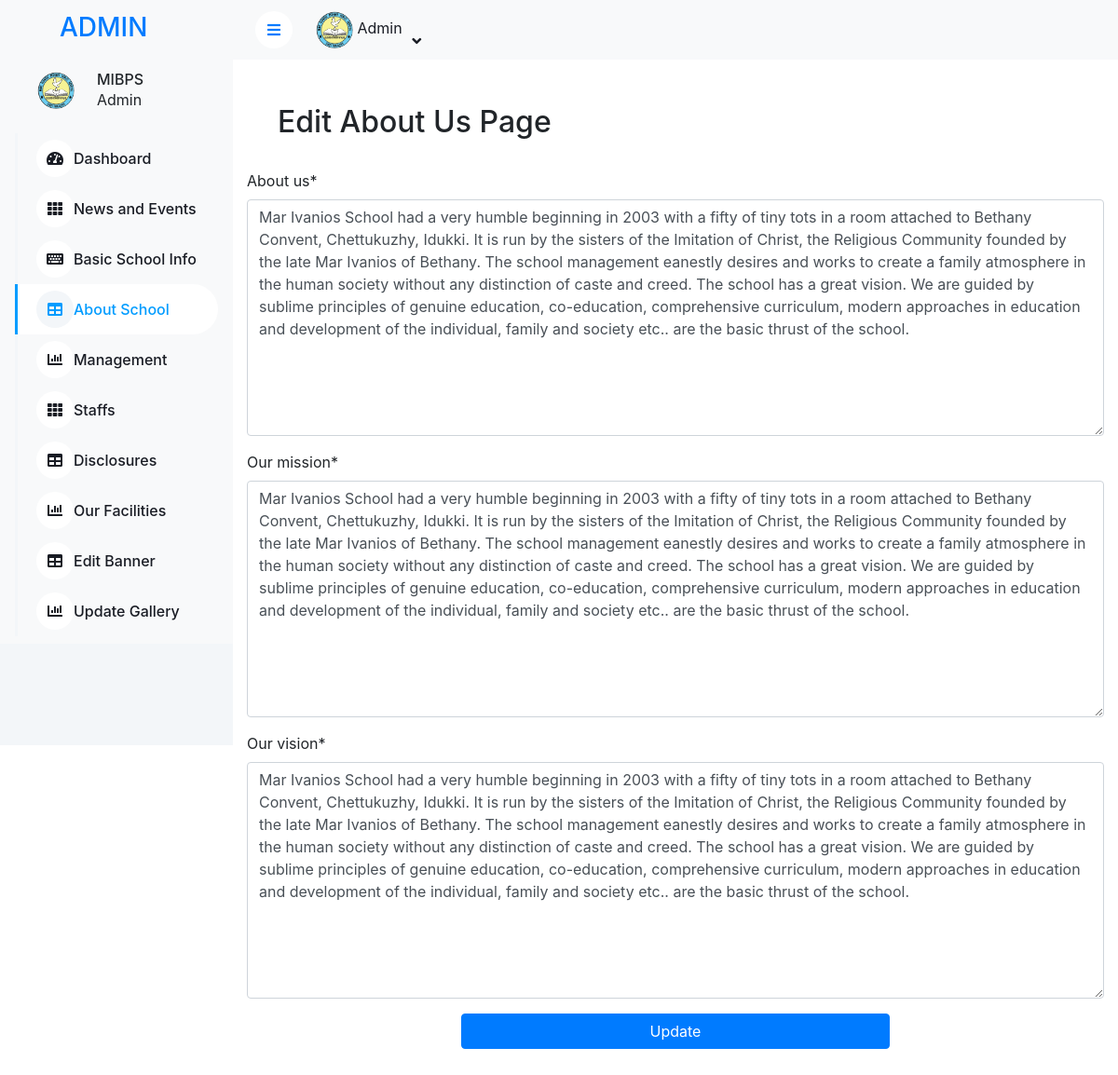
Page /admin1/about_school/ (signed in) on the earlier database version.
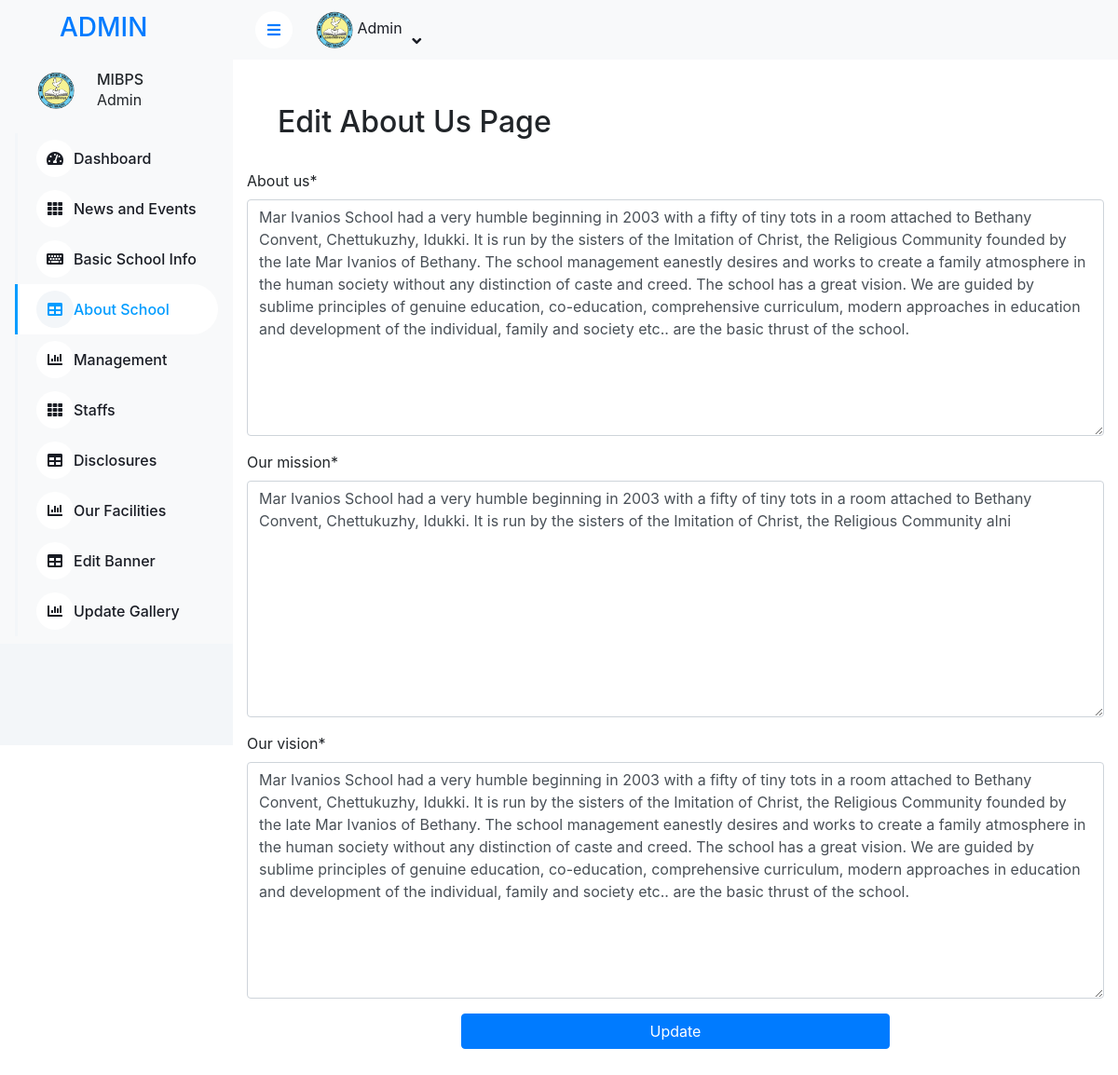
Same page on the later database version.
### Home/models.py (models this page shows)
class AboutSchool(models.Model):
    about_us = models.TextField()
    our_mission = models.TextField()
    our_vision = models.TextField()

### Home/views.py (the view)
# urls.py: path('admin1/about_school/',views.edit_about_us,name="about_school"),
@login_required
def edit_about_us(request):
    about_us = AboutSchool.objects.first()
    if request.method == 'POST':
        form = AboutSchoolForm(request.POST, request.FILES, instance=about_us)
        if form.is_valid():
            form.save()
            return redirect('view')  # Redirect to the news list or any other desired page
    else:
        form = AboutSchoolForm(instance=about_us)
    return render(request, 'admin1/about_school.html', {'form': form})

### Home/forms.py
class AboutSchoolForm(forms.ModelForm):
    class Meta:
        model = AboutSchool
        fields = '__all__'

### Home/context_processors.py (called while the page is built)
def school_info(request):
    school_info = SchoolInfo.objects.first()  # Assuming there's only one entry
    return {'school_info': school_info}

### templates/admin1/about_school.html (shortened to what this page needs)
{% extends "admin1/admin_base.html" %}
{% block content %}
<!DOCTYPE html>
<html lang="en">
<head>
</head>
<body>
    <h2 class="mx-5 mt-5">Edit About Us Page</h2>
    <div class="container">
        <br>
    <form method="post" enctype="multipart/form-data">
        {% load crispy_forms_tags %}
        {{ form|crispy }}
        <div class="d-flex justify-content-center">
            <button type="submit" class="btn btn-primary w-50">Update</button>
        </div>
        <br><br>
    </form>
    </div>
</body>
</html>
{% endblock %}

Differences in the rows shown:
changed AboutSchool: our_mission "…Christ, the Religious Community founded by the late Mar Ivanios of Bethany. The school management eanestly desires and works to create a family atmosphere in the human society without any distinction of caste and creed. The school has a great vision. We are guided by sublime principles of genuine education, co-education, comprehensive curriculum, modern approaches in education and development of the individual, family and society etc.. are the basic thrust of the school." → "…Christ, the Religious Community alni"
